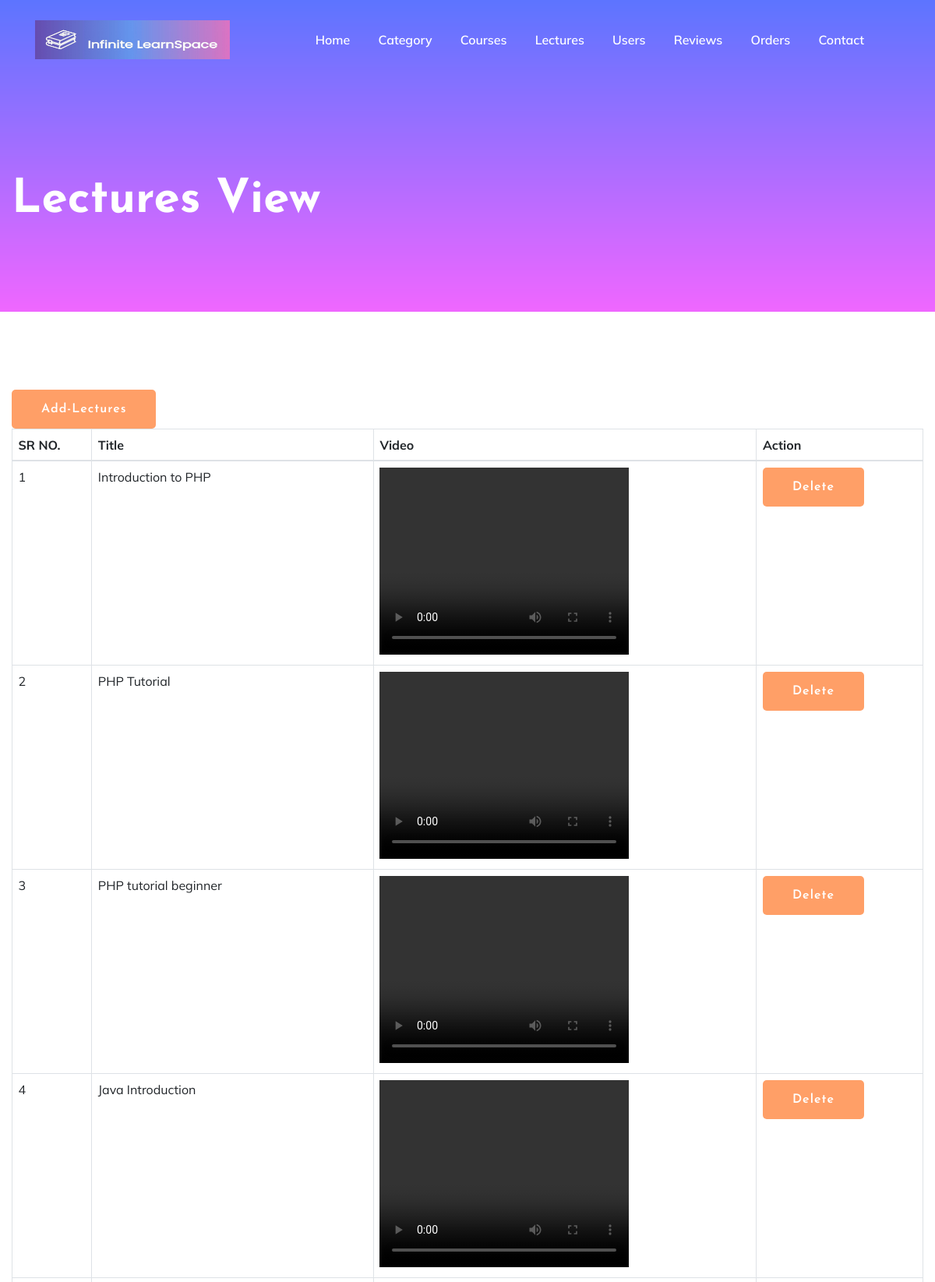
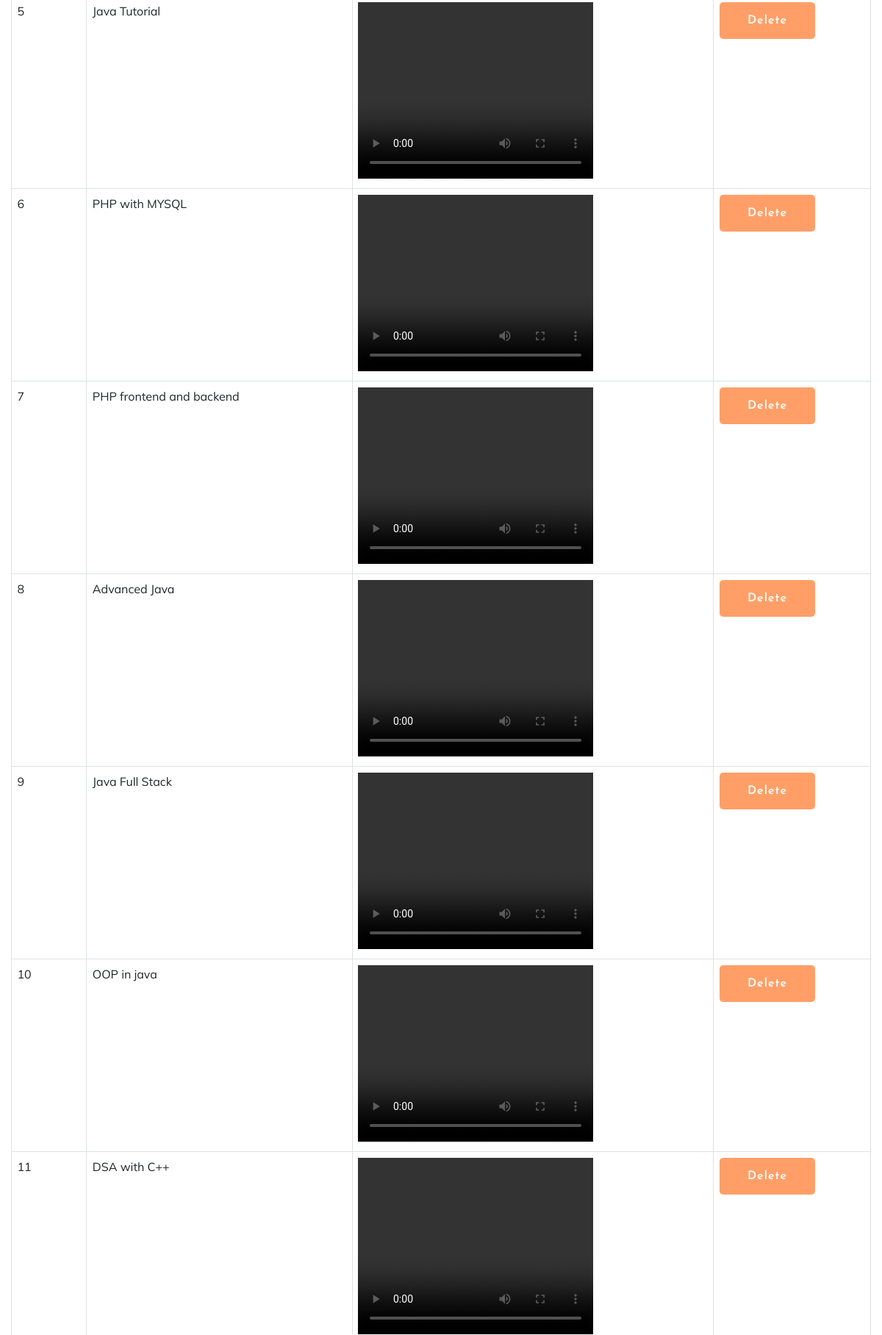
/view-lectures.php (upper part), run on the app's committed database (2 pictures, top to bottom).
### tables this page shows
CREATE TABLE `lectures` (
  `lid` int(5) NOT NULL,
  `cid` int(5) NOT NULL,
  `url` varchar(60) NOT NULL,
  `title` varchar(30) NOT NULL
);

### view-lectures.php (the view, shortened to what this page needs)
<?php
    include "header.php";
    include "admin-menu.php";
?>
    <main>
        <section class="slider-area slider-area2">
            <div class="slider-active">
                <div class="single-slider slider-height2">
                    <div class="container">
                        <div class="row">
                            <div class="col-xl-8 col-lg-11 col-md-12">
                                <div class="hero__caption hero__caption2">
                                    <h1 data-animation="bounceIn" data-delay="0.2s">
                                        Lectures View </h1>
                                </div>
                            </div>
                        </div>
                    </div>
                </div>
            </div>
        </section>
        <div class="courses-area section-padding40 fix">
            <div class="container">
                <div class="row justify-content-center">
                    <div class="col-xl-12 col-lg-12">
                    <a href="add-lectures.php" class="btn">Add-Lectures</a>
                        <div class="section-tittle d-flex justify-content-center mb-55">
                        <table class="table table-bordered table-hover">
                            <thead>
                                    <tr>
                                        <th> SR NO. </th>
                                        <th> Title </th>
                                        <th> Video </th>
                                        <th> Action </th>
                                    </tr>
                            </thead>
                            <tbody>
                                    <?php
                                    $q="select * from lectures";
                                    $rs=mysqli_query($con,$q);
                                    while($row=mysqli_fetch_array($rs)){
                                    ?>
                                    <tr>
                                            <td> <?php echo $row['lid'] ?></td>
                                            <td> <?php echo $row['title'] ?></td>
                                            <td><video width="320" height="240" src="<?php echo $row['url'] ?>" controls>
                                            </video> </td>
                                            <td> <a href="view-lectures.php?lid=<?php echo $row['lid']; ?>" class="btn"
                                            onclick="return confirm('do you want to delete?')">Delete</a> </td>
                                    </tr>
                                    <?php } ?>
                            </tbody>
                        </table>
                        </div>
                    </div>
                </div>
            </div>2
        </div>
    </main>

### data on the page
lectures: lid "1", title "Introduction to PHP"
lectures: lid "2", title "PHP Tutorial"
lectures: lid "3", title "PHP tutorial beginner"
lectures: lid "4", title "Java Introduction"
lectures: lid "5", title "Java Tutorial"
lectures: lid "6", title "PHP with MYSQL"
lectures: lid "7", title "PHP frontend and backend"
lectures: lid "8", title "Advanced Java"
lectures: lid "9", title "Java Full Stack"
lectures: lid "10", title "OOP in java"
lectures: lid "11", title "DSA with C++"
